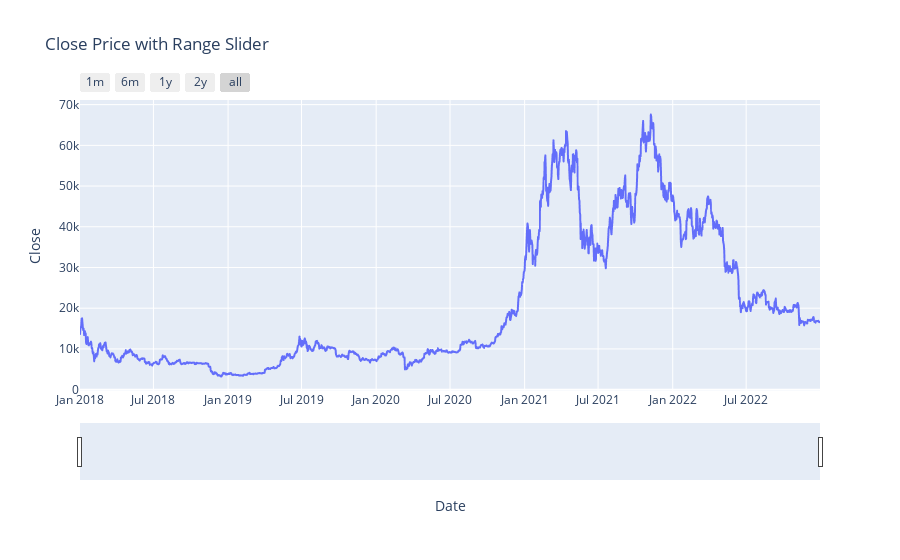

Here is the notebook cell this chart was saved with:
### Code cell
# plot time series with range slider
crypto_btc.reset_index(inplace=True)
fig = px.line(crypto_btc, x='Date', y='Close', title='Close Price with Range Slider')
fig.update_layout(hovermode="x")

fig.update_xaxes(
    rangeslider_visible=True,
    rangeselector=dict(
        buttons=list([
            dict(count=1, label="1m", step="month", stepmode="backward"),
            dict(count=6, label="6m", step="month", stepmode="backward"),
            dict(count=1, label="1y", step="year", stepmode="backward"),
            dict(count=2, label="2y", step="year", stepmode="backward"),
            dict(step="all")
            
        ])
    )
)
fig.show()

### Figure 1 — Plotly figure (JSON) as saved in the notebook; plotly's stock layout.template omitted (floating-point values rounded to 4 significant figures; data arrays with more than 128 entries replaced by an {"elided": "..."} marker saying what was removed)
{"data": [{"hovertemplate": "Date=%{x}<br>Close=%{y}<extra></extra>", "legendgroup": "", "line": {"color": "#636efa", "dash": "solid"}, "marker": {"symbol": "circle"}, "mode": "lines", "name": "", "showlegend": false, "type": "scattergl", "x": {"elided": "1825 str values"}, "xaxis": "x", "y": {"elided": "1825 float values"}, "yaxis": "y"}], "layout": {"hovermode": "x", "legend": {"tracegroupgap": 0}, "title": {"text": "Close Price with Range Slider"}, "xaxis": {"anchor": "y", "domain": [0, 1], "rangeselector": {"buttons": [{"count": 1, "label": "1m", "step": "month", "stepmode": "backward"}, {"count": 6, "label": "6m", "step": "month", "stepmode": "backward"}, {"count": 1, "label": "1y", "step": "year", "stepmode": "backward"}, {"count": 2, "label": "2y", "step": "year", "stepmode": "backward"}, {"step": "all"}]}, "rangeslider": {"visible": true}, "title": {"text": "Date"}}, "yaxis": {"anchor": "x", "domain": [0, 1], "title": {"text": "Close"}}}}
